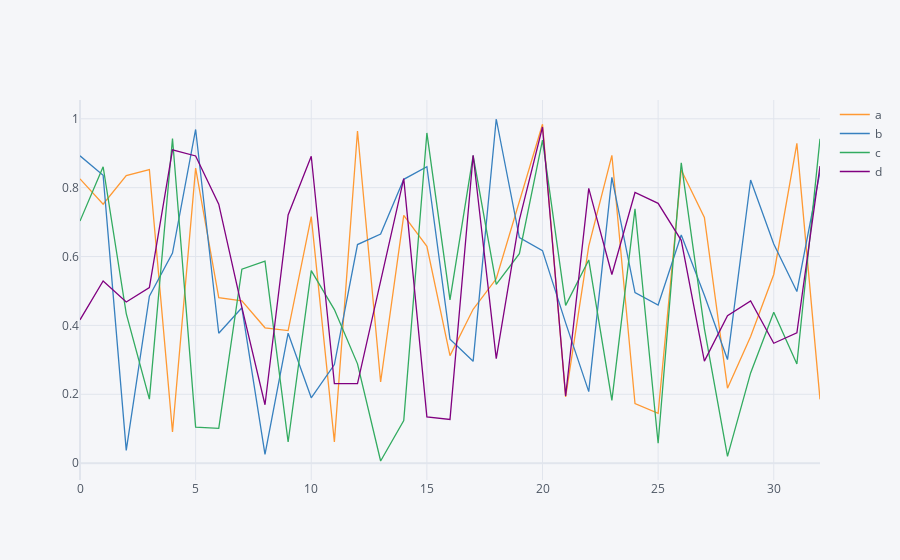

Notebook code cell kept with this figure:
### Code cell
data.iplot()

### Figure 1 — Plotly figure (JSON) as saved in the notebook; plotly's stock layout.template omitted (floating-point values rounded to 4 significant figures)
{"data": [{"line": {"color": "rgba(255, 153, 51, 1.0)", "dash": "solid", "shape": "linear", "width": 1.3}, "mode": "lines", "name": "a", "text": "", "type": "scatter", "x": [0, 1, 2, 3, 4, 5, 6, 7, 8, 9, 10, 11, 12, 13, 14, 15, 16, 17, 18, 19, 20, 21, 22, 23, 24, 25, 26, 27, 28, 29, 30, 31, 32], "y": [0.8256, 0.7518, 0.8352, 0.8526, 0.09054, 0.8568, 0.4806, 0.4712, 0.3931, 0.3848, 0.7158, 0.06171, 0.9646, 0.2355, 0.7195, 0.6295, 0.3122, 0.4467, 0.5354, 0.758, 0.9841, 0.1924, 0.6299, 0.894, 0.1731, 0.1445, 0.8512, 0.7137, 0.2177, 0.368, 0.5479, 0.9285, 0.1853]}, {"line": {"color": "rgba(55, 128, 191, 1.0)", "dash": "solid", "shape": "linear", "width": 1.3}, "mode": "lines", "name": "b", "text": "", "type": "scatter", "x": [0, 1, 2, 3, 4, 5, 6, 7, 8, 9, 10, 11, 12, 13, 14, 15, 16, 17, 18, 19, 20, 21, 22, 23, 24, 25, 26, 27, 28, 29, 30, 31, 32], "y": [0.8923, 0.8358, 0.03706, 0.4847, 0.6099, 0.9689, 0.3773, 0.4511, 0.02567, 0.3774, 0.1896, 0.2862, 0.6348, 0.6651, 0.8242, 0.8609, 0.3602, 0.2956, 0.9994, 0.6547, 0.617, 0.4074, 0.2076, 0.83, 0.4953, 0.4592, 0.6624, 0.4876, 0.3008, 0.8222, 0.6365, 0.4982, 0.8459]}, {"line": {"color": "rgba(50, 171, 96, 1.0)", "dash": "solid", "shape": "linear", "width": 1.3}, "mode": "lines", "name": "c", "text": "", "type": "scatter", "x": [0, 1, 2, 3, 4, 5, 6, 7, 8, 9, 10, 11, 12, 13, 14, 15, 16, 17, 18, 19, 20, 21, 22, 23, 24, 25, 26, 27, 28, 29, 30, 31, 32], "y": [0.703, 0.8607, 0.4342, 0.1859, 0.9427, 0.1046, 0.1011, 0.563, 0.5867, 0.06131, 0.5592, 0.4459, 0.2883, 0.006197, 0.1239, 0.9588, 0.4741, 0.8931, 0.5193, 0.6084, 0.9382, 0.4583, 0.5901, 0.1823, 0.7386, 0.05791, 0.872, 0.3909, 0.01967, 0.262, 0.438, 0.2879, 0.9418]}, {"line": {"color": "rgba(128, 0, 128, 1.0)", "dash": "solid", "shape": "linear", "width": 1.3}, "mode": "lines", "name": "d", "text": "", "type": "scatter", "x": [0, 1, 2, 3, 4, 5, 6, 7, 8, 9, 10, 11, 12, 13, 14, 15, 16, 17, 18, 19, 20, 21, 22, 23, 24, 25, 26, 27, 28, 29, 30, 31, 32], "y": [0.4161, 0.5292, 0.4679, 0.5097, 0.9096, 0.892, 0.752, 0.452, 0.1696, 0.7207, 0.8912, 0.2308, 0.2306, 0.5288, 0.8262, 0.1344, 0.1269, 0.894, 0.3034, 0.7063, 0.9761, 0.1953, 0.798, 0.5479, 0.7861, 0.7546, 0.6469, 0.2963, 0.4278, 0.471, 0.3482, 0.3785, 0.8629]}], "layout": {"legend": {"bgcolor": "#F5F6F9", "font": {"color": "#4D5663"}}, "paper_bgcolor": "#F5F6F9", "plot_bgcolor": "#F5F6F9", "title": {"font": {"color": "#4D5663"}}, "xaxis": {"gridcolor": "#E1E5ED", "showgrid": true, "tickfont": {"color": "#4D5663"}, "title": {"font": {"color": "#4D5663"}, "text": ""}, "zerolinecolor": "#E1E5ED"}, "yaxis": {"gridcolor": "#E1E5ED", "showgrid": true, "tickfont": {"color": "#4D5663"}, "title": {"font": {"color": "#4D5663"}, "text": ""}, "zerolinecolor": "#E1E5ED"}}}
